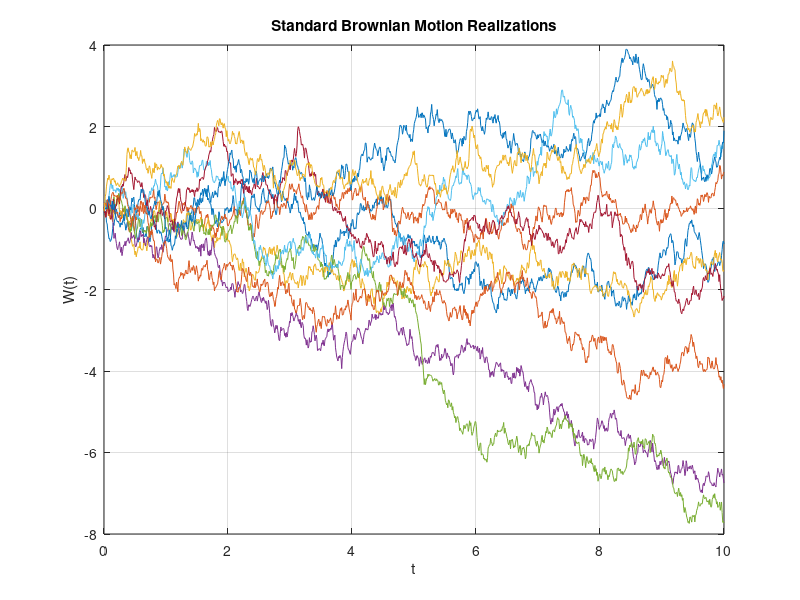

The MATLAB script that drew this image: (Note: this script raises an error after producing the figure.)
% Scalar Standard Brownian Motion = Standard Wiener Process
Ns = 10; % Number of realizations
T = 10; % Final time
N = 1000; % Number of time steps
seed = 100; % Seed for reproducibility

% Realization of Ns Standard Brownian Motions
rng(seed);
dt = T/N;
dW = sqrt(dt)*randn(Ns,N);
W = cumsum(dW,2);


% Time vector
t = linspace(0, T, N);

% Plot all realizations
figure;
plot(t, W'); % transpose so each row is one trajectory
xlabel('t');
ylabel('W(t)');
title('Standard Brownian Motion Realizations');
grid on;

[W,Tw,dW] = ScalarStdWienerProcess(10,1000,2,100)
figure
plot(Tw,W, "linewidth",2);
hold on

[Wmean,sW,Wmeanp2sW,Wmeanm2sW]=ScalarSampleMeanStdVar(W)
plot(t, sW(:, 1:end-1))

figure
T = 10;
N = 1000;
Ns = 10;
seed = 100;

x0 = 10;
lambda = -0.5;
sigma = 1.0;

[W,Tw,dW]=ScalarStdWienerProcess(T,N,Ns,seed);

X = zeros(size(W));
for i=1:Ns;
    X(i,1) = x0;
    for k=1:N
    dt = Tw(k+1)-Tw(k);
    X(i,k+1) = X(i,k) + lambda*X(i,k)*dt + sigma*dW(i,k);
    end
end

plot(Tw, X)
